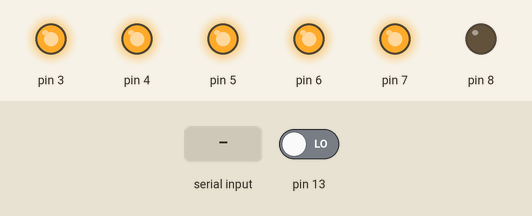
A sketch run on a simulated Arduino Uno, built with avr-gcc and run on an emulated ATmega328P. On the bench: output pins drawn as LEDs (lit = HIGH). Dashed ring = blinking. The inputs (shaded band) are chosen by the test bench; at power-on: pin 13 LOW. Pins used as bus, display or sensor lines are not drawn; what the sketch prints to the serial monitor is not drawn.

Above: at 1.2 s.
1.3 s: "200\n" received over Serial
At 1.84 s:
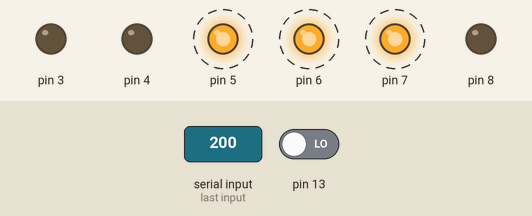
4.3 s: "30,150\n" received over Serial
At 5.0 s:
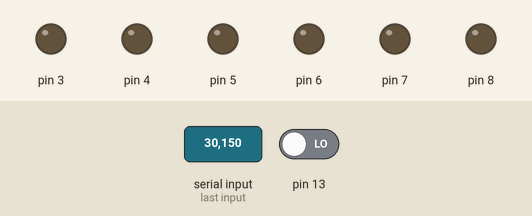
5.8 s: "90,45\n" received over Serial
At 7.0 s:
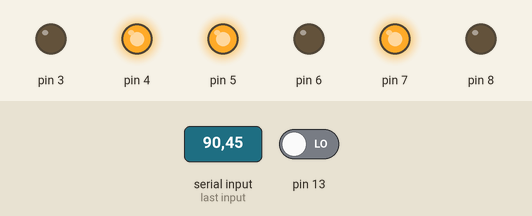
7.3 s: "5\n" received over Serial
At 8.3 s:
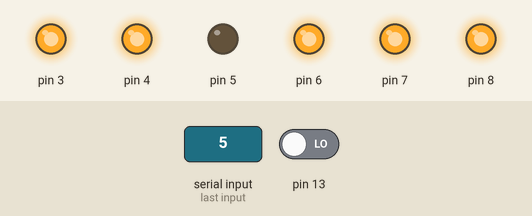
8.8 s: "30,150\n" received over Serial
At 9.5 s:
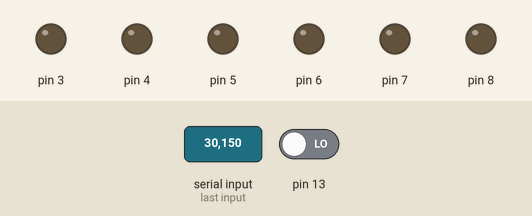
10.3 s: "90\n" received over Serial
At 11.7 s:
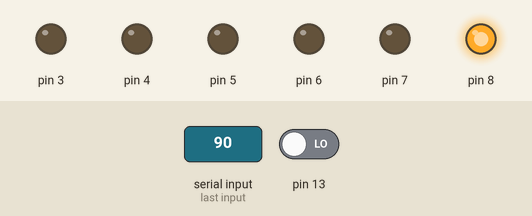
Timing chart, 0 to 12.8 s (numbered marks = the images above; inputs shaded):
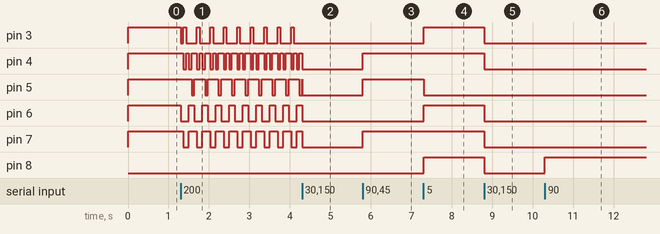

Measured:
- after the input at 1.3 s, pin 3: HIGH → LOW at once, then repeats every 0.33 s: HIGH 0.07 s, LOW 0.27 s; pin 4: HIGH → LOW after 0.07 s, then repeats every 0.33 s: HIGH 0.07 s, LOW 0.07 s, HIGH 0.13 s, LOW 0.07 s
- after the input at 4.3 s, pin 3: stops changing and stays LOW; pin 6: goes on until 4.3 s, then stays LOW
- after the input at 5.8 s, pin 4, pin 5, pin 7: LOW → HIGH at once
- after the input at 7.3 s, pin 3, pin 6, pin 8: LOW → HIGH at once; pin 5: HIGH → LOW at once
- after the input at 8.8 s, pin 3, pin 4, pin 6–8: HIGH → LOW at once
- after the input at 10.3 s, pin 8: LOW → HIGH at once

The sketch:

7seg.ino
```cpp
#define FIRST_SEGMENT_PIN   2
#define SEGMENT_COUNT       8
bool butt = false;
bool butt_flag = false;
int number = 0;
byte numberSegments[10] = {
  0b00111111,
  0b00001100,
  0b01011011,
  0b01011110,
  0b01101100,
  0b01110110,
  0b01110111,
  0b00011100,
  0b01111111,
  0b01111110,
};

void setup() {
  Serial.begin(9600);
  for (int i = FIRST_SEGMENT_PIN; i <= SEGMENT_COUNT; ++i) {
    pinMode(i, OUTPUT);
  }
  pinMode(13, INPUT);

}

void loop() {
  Serial.println(Serial.read()- '0');
  if (Serial.available()) {
      number = Serial.parseInt();

  }


  butt = digitalRead(13);

  if (butt && !butt_flag) {
    butt_flag = true;
  }

  if (!butt && butt_flag) {
    butt_flag = false;
    delay(60);

    if (number > 8) {
      number = 0;
    } else {
      number = ++number;
    }
  }

/*

   if (analogRead(A1) < 750) {

    if (number > 8) {
      number = 0;
    } else {
      number = ++number;
    }
    delay(100);
  }
 */


  int mask = numberSegments[number];
  for (int i = 0; i < SEGMENT_COUNT; ++i) {
    boolean enableSegment = bitRead(mask, i);
    digitalWrite(i + FIRST_SEGMENT_PIN, enableSegment);
  }

}
```
